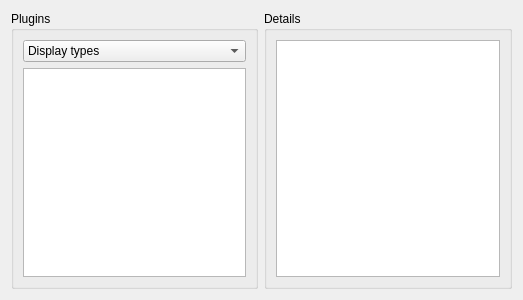
<ui version="4.0" >
 <class>PluginSettings</class>
 <widget class="QWidget" name="PluginSettings" >
  <property name="geometry" >
   <rect>
    <x>0</x>
    <y>0</y>
    <width>523</width>
    <height>300</height>
   </rect>
  </property>
  <layout class="QGridLayout" >
   <item row="0" column="0" >
    <widget class="QGroupBox" name="groupBox" >
     <property name="title" >
      <string>Plugins</string>
     </property>
     <layout class="QGridLayout" >
      <item row="0" column="0" >
       <widget class="QComboBox" name="comboBox" >
        <item>
         <property name="text" >
          <string>Display types</string>
         </property>
        </item>
        <item>
         <property name="text" >
          <string>Tools</string>
         </property>
        </item>
        <item>
         <property name="text" >
          <string>Extensions</string>
         </property>
        </item>
        <item>
         <property name="text" >
          <string>Colors</string>
         </property>
        </item>
       </widget>
      </item>
      <item rowspan="2" row="1" column="0" >
       <widget class="Avogadro::PluginListView" name="listView" />
      </item>
     </layout>
    </widget>
   </item>
   <item row="0" column="1" >
    <widget class="QGroupBox" name="groupBox_2" >
     <property name="title" >
      <string>Details</string>
     </property>
     <layout class="QGridLayout" >
      <item row="0" column="0" >
       <widget class="QTextEdit" name="textEdit" >
        <property name="readOnly" >
         <bool>true</bool>
        </property>
       </widget>
      </item>
     </layout>
    </widget>
   </item>
  </layout>
 </widget>
 <customwidgets>
  <customwidget>
   <class>Avogadro::PluginListView</class>
   <extends>QListView</extends>
   <header>pluginlistview.h</header>
  </customwidget>
 </customwidgets>
 <resources/>
 <connections/>
</ui>
